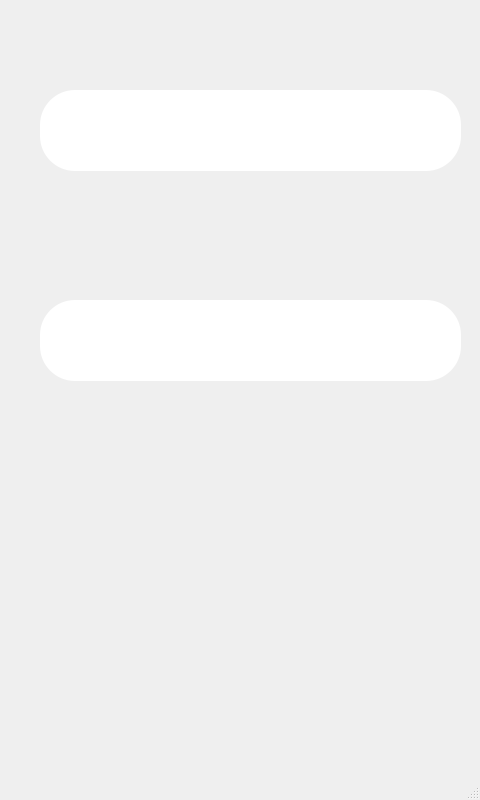
<?xml version="1.0" encoding="UTF-8"?>
<ui version="4.0">
 <class>MainWindow</class>
 <widget class="QMainWindow" name="MainWindow">
  <property name="geometry">
   <rect>
    <x>0</x>
    <y>0</y>
    <width>480</width>
    <height>800</height>
   </rect>
  </property>
  <property name="minimumSize">
   <size>
    <width>480</width>
    <height>800</height>
   </size>
  </property>
  <property name="maximumSize">
   <size>
    <width>480</width>
    <height>800</height>
   </size>
  </property>
  <property name="windowTitle">
   <string>Weather</string>
  </property>
  <property name="windowIcon">
   <iconset resource="resources.qrc">
    <normaloff>:/MainForm/icon.png</normaloff>:/MainForm/icon.png</iconset>
  </property>
  <property name="styleSheet">
   <string notr="true"/>
  </property>
  <widget class="QWidget" name="MainForm">
   <property name="minimumSize">
    <size>
     <width>480</width>
     <height>800</height>
    </size>
   </property>
   <property name="maximumSize">
    <size>
     <width>480</width>
     <height>800</height>
    </size>
   </property>
   <property name="styleSheet">
    <string notr="true">background-image: url(:/MainForm/BackGround.png);
</string>
   </property>
   <widget class="QPushButton" name="ExecuteButton">
    <property name="geometry">
     <rect>
      <x>60</x>
      <y>400</y>
      <width>381</width>
      <height>71</height>
     </rect>
    </property>
    <property name="font">
     <font>
      <family>Segoe UI</family>
      <pointsize>24</pointsize>
      <weight>75</weight>
      <italic>false</italic>
      <bold>true</bold>
     </font>
    </property>
    <property name="styleSheet">
     <string notr="true">background-image: url(:/MainForm/ExecuteButton.png);
border-radius: 35px;</string>
    </property>
    <property name="text">
     <string/>
    </property>
   </widget>
   <widget class="QLabel" name="OutPutLabel">
    <property name="geometry">
     <rect>
      <x>40</x>
      <y>90</y>
      <width>421</width>
      <height>81</height>
     </rect>
    </property>
    <property name="font">
     <font>
      <family>Segoe UI</family>
      <pointsize>16</pointsize>
      <weight>75</weight>
      <bold>true</bold>
     </font>
    </property>
    <property name="styleSheet">
     <string notr="true">background-color: white;
background-image: url(:/MainForm/InputLine.png);
border-radius: 35px;</string>
    </property>
    <property name="text">
     <string/>
    </property>
   </widget>
   <widget class="QLineEdit" name="InputLine">
    <property name="geometry">
     <rect>
      <x>40</x>
      <y>300</y>
      <width>421</width>
      <height>81</height>
     </rect>
    </property>
    <property name="font">
     <font>
      <family>Segoe UI</family>
      <pointsize>24</pointsize>
      <weight>75</weight>
      <bold>true</bold>
     </font>
    </property>
    <property name="styleSheet">
     <string notr="true">color: white;
background-image: url(:/MainForm/InputLine.png);
border-radius: 35px;
</string>
    </property>
    <property name="text">
     <string/>
    </property>
   </widget>
  </widget>
  <widget class="QMenuBar" name="menubar">
   <property name="geometry">
    <rect>
     <x>0</x>
     <y>0</y>
     <width>480</width>
     <height>21</height>
    </rect>
   </property>
  </widget>
  <widget class="QStatusBar" name="statusbar"/>
 </widget>
 <resources>
  <include location="resources.qrc"/>
 </resources>
 <connections/>
</ui>
